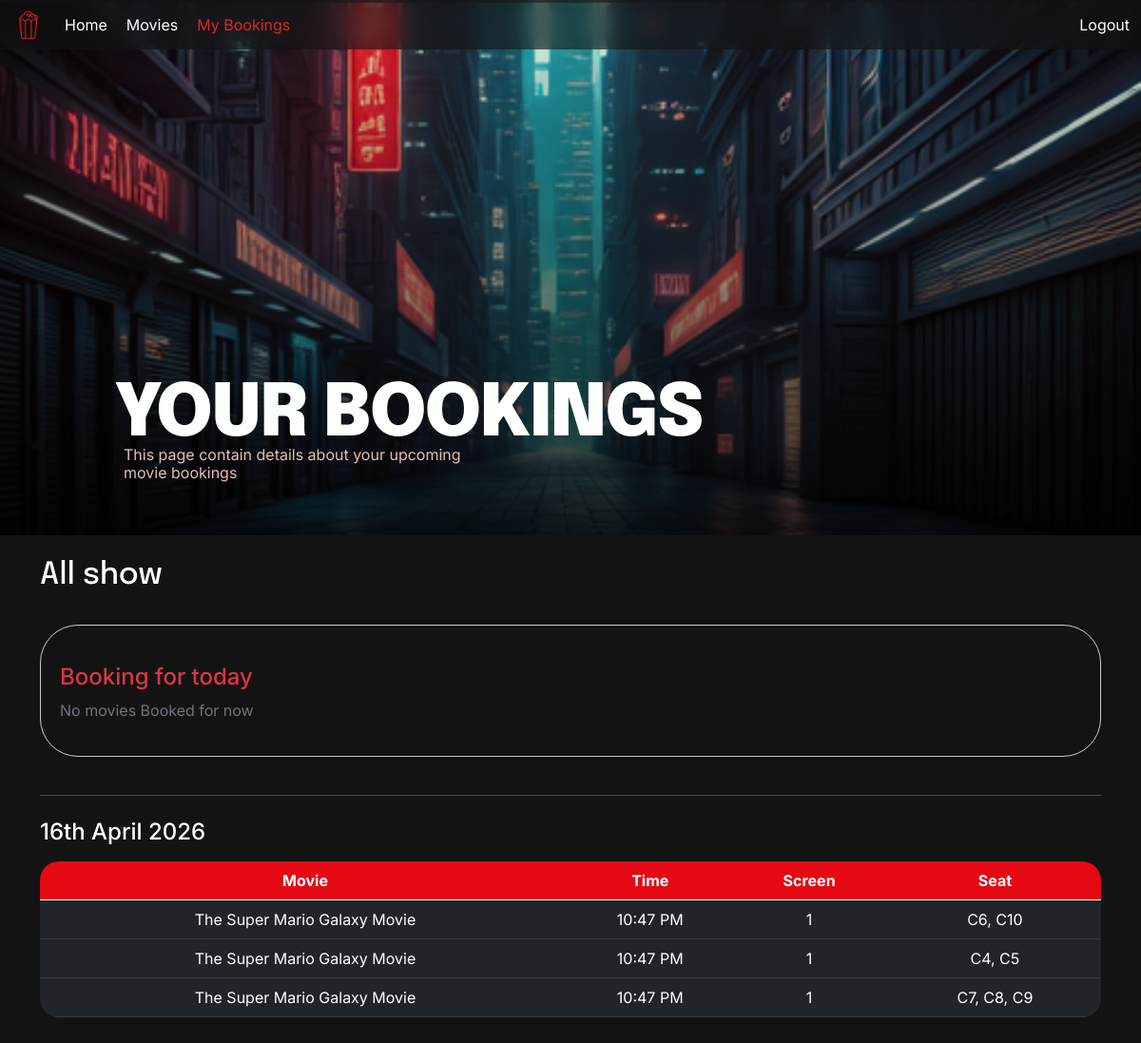
Screenshot of /my_bookings (signed in) with the database file from the repository.
### models.py (models this page shows)
class Movie(db.Model):
    __tablename__ = 'movie'
    id = db.Column(db.Integer, primary_key=True)
    title = db.Column(db.String(200), nullable=False)
    genre = db.Column(db.String(100))
    duration_min = db.Column(db.Integer)          # in minutes
    language = db.Column(db.String(50))
    rating = db.Column(db.Float, default=0.0)     # aggregate rating
    poster_url = db.Column(db.String(500))
    showtimes = db.relationship('Showtime', backref='movie', lazy=True)
    reviews = db.relationship('Review', backref='movie', lazy=True)

class Showtime(db.Model):
    __tablename__ = 'showtime'
    id = db.Column(db.Integer, primary_key=True)
    movie_id = db.Column(db.Integer, db.ForeignKey('movie.id'), nullable=False)
    screen_id = db.Column(db.Integer, db.ForeignKey('screen.id'), nullable=False)
    show_time = db.Column(db.DateTime, nullable=False)
    price = db.Column(db.Float, nullable=False)
    bookings = db.relationship('Booking', backref='showtime', lazy=True)

class Screen(db.Model):
    __tablename__ = 'screen'
    id = db.Column(db.Integer, primary_key=True)
    name = db.Column(db.String(50), nullable=False, unique=True)
    seats = db.relationship('Seat', backref='screen', lazy=True)
    showtimes = db.relationship('Showtime', backref='screen', lazy=True)

### app.py (the view)
@app.route('/my_bookings', methods=['GET', 'POST'])
def my_bookings():
    bookings = Booking.query.filter_by(user_id=current_user.id).order_by(Booking.booked_at.desc()).all()
    grouped = defaultdict(list)
    now_showing = []
    now = datetime.now()
    for booking in bookings:
        showtime = Showtime.query.get(booking.showtime_id)
        movie = Movie.query.get(showtime.movie_id)
        end_time = showtime.show_time + timedelta(minutes=movie.duration_min)
        booking_seats = BookingSeat.query.filter_by(booking_id=booking.id).all()
        seat_names = []
        for bs in booking_seats:
            seat = Seat.query.get(bs.seat_id)
            if seat:
                seat_names.append(f"{seat.row}{seat.number}")
        formatted_seats = ", ".join(seat_names)
        booking_info = {
            'booking': booking,
            'showtime': showtime,
            'movie': movie,
            'seats': formatted_seats,
            'screen': Screen.query.get(showtime.screen_id)
        }
        date_key = showtime.show_time.date()
        grouped[date_key].append(booking_info)
        if showtime.show_time.date() == now.date():
            now_showing.append(booking_info)
    return render_template(
        'my_bookings.html',
        grouped=grouped,
        now_showing=now_showing
    )

### app.py (called while the page is built)
@login_manager.user_loader
def load_user(user_id):
    return User.query.get(int(user_id))

@app.context_processor
def inject_user():
    return dict(current_user = current_user, request = request)

def format_date_with_suffix(value):
    if isinstance(value, str):
        try:
            date_obj = datetime.strptime(value, '%Y-%m-%d')
        except ValueError:
            return value
    else:
        date_obj = value
    day = date_obj.day
    if 11 <= day <= 13:
        suffix = 'th'
    else:
        suffix = {1: 'st', 2: 'nd', 3: 'rd'}.get(day % 10, 'th')
    return f"{day}{suffix} {date_obj.strftime('%B %Y')}"

### templates/my_bookings.html
{% extends "0base.html" %}
{% block content %}
    <div class = "bg-showtime" style="margin-top: -75px; height: 70vh;">
        <div class="para-home" style = "width: 80vw;">
            <h1 style="max-width: 700px; margin-bottom: 0px;">YOUR BOOKINGS</h1>
            <p style="width: 40%; line-height: 1.2; padding-left: 10px;"> This page contain details about your upcoming movie bookings</p>
    </div>
    </div>
<div class="container" >
<div class="d-flex justify-content-between mb-4 mt-4">
    <h2 class="text-white">All show</h2>
</div>
<div style="border: 1px solid #ccc; border-radius: 40px; padding: 20px; padding-top: 40px;">
<h4 class="text-danger mb-2">Booking for today</h3>
{% if now_showing %}
    <div class="mb-4">
        {% for item in now_showing %}
        <div class="p-2 border-bottom">
            🎬 {{ item.movie.title }} | Screen {{ item.screen.name }} | Time: {{ item.showtime.show_time.strftime('%I:%M %p') }} | Seats: {{ item.seats }}
        </div>
        {% endfor %}
    </div>
{% else %}
    <p class="text-muted">No movies Booked for now</p>
{% endif %}
</div>
<hr class="mb-4" style="margin-top: 40px;">
{% for date, items in grouped.items() %}
<div class="mb-5">
    <h4 class="mb-3">{{ date | date_suffix }}</h4>
    <div class="table-responsive" style="border-radius: 20px; ">
        <table class="table table-dark table-hover align-middle mb-0">
            <thead>
                <tr>
                    <th style="width:50%; color: white; background-color: #E50914;">Movie</th>
                    <th style="width:15%; color: white; background-color: #E50914;">Time</th>
                    <th style="width:15%; color: white; background-color: #E50914;">Screen</th>
                    <th style="width:20%; color: white; background-color: #E50914;">Seat</th>
                </tr>
            </thead>
            <tbody>
                {% for item in items %}
                <tr>
                    <td>{{ item.movie.title }}</td>
                    <td>{{ item.showtime.show_time.strftime('%I:%M %p') }}</td>
                    <td>{{ item.screen.name }}</td>
                    <td>{{ item.seats }}</td>
                </tr>
                {% endfor %}
            </tbody>
        </table>
    </div>
</div>
{% endfor %}
</div>
{% endblock %}

### static/styles.css (style rules this page uses)
* { color: #FFF; font-family: 'Inter', sans-serif; }
p { font-family: 'Inter', sans-serif; color: #E9BCB6; }
table { text-align: center; }
.d-flex { display: flex; align-items: center; justify-content: space-between; }
h1, h2, h3, h4, h5, h6 { font-family: "inter", sans-serif; }
h1 { font-family: "Epilogue", sans-serif; font-size: 76px !important; font-style: normal !important; font-weight: 900 !important; line-height: 4rem !important; letter-spacing: -0.02em !important; }
h2 { font-family:"Epilogue", sans-serif; font-weight: 900; }
.bg-showtime { display: flex; flex-direction: column; align-items: center; justify-content: center; background: linear-gradient(to top, rgba(0, 0, 0, 0.8), rgba(0, 0, 0, 0)), url('/static/images/bg2.png') center/cover no-repeat; }
.para-home { display: flex; flex-direction: column; align-items: flex-start; justify-content: flex-end; height: 80vh; margin: 40px; }

### rows the page displays
Movie: movie "The Super Mario Galaxy Movie" "The Super Mario Galaxy Movie" "The Super Mario Galaxy Movie"
Showtime: showtime.show_time "10:47 PM" "10:47 PM" "10:47 PM"
Screen: screen.name "1" "1" "1"

### other values shown
{{ date | date_suffix }} "16th April 2026"
{{ item.seats }} "C6, C10" "C4, C5" "C7, C8, C9"
